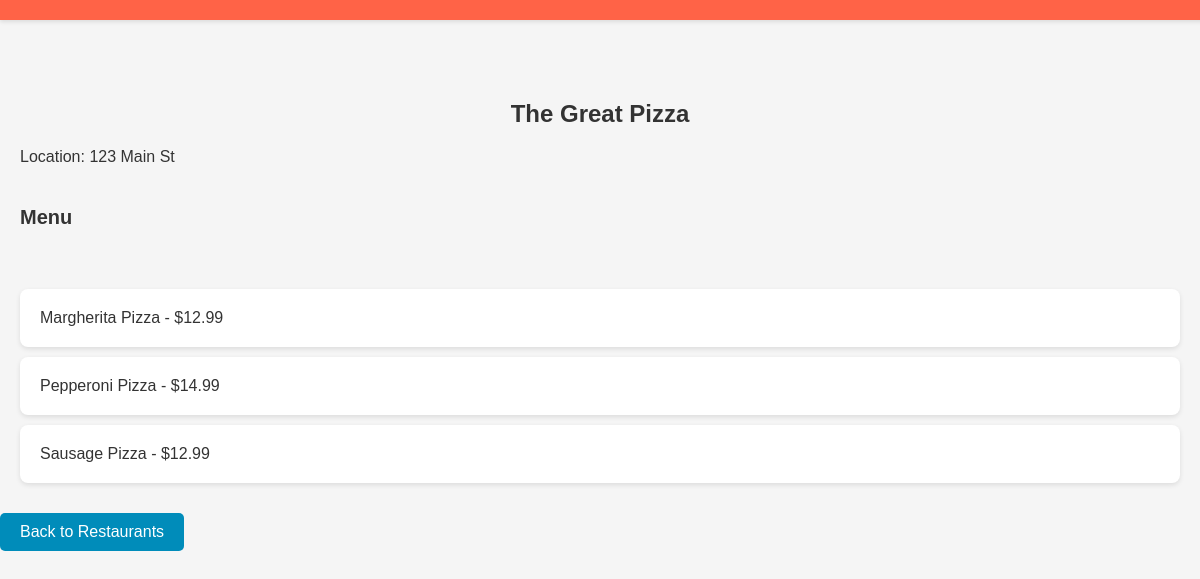
The page /restaurant/1 on the database its author committed.
### tables this page shows
CREATE TABLE restaurants (
    rest_id INTEGER PRIMARY KEY AUTOINCREMENT,
    name TEXT NOT NULL,
    location TEXT NOT NULL,
    owner INTEGER
);

CREATE TABLE menu_items (
    menu_item_id INTEGER PRIMARY KEY AUTOINCREMENT,
    rest_id INTEGER,
    name TEXT NOT NULL,
    description TEXT,
    price REAL NOT NULL,
    FOREIGN KEY (rest_id) REFERENCES restaurants(rest_id)
);

### app.py (the view)
@app.route('/restaurant/<int:rest_id>')
def restaurant_details(rest_id):
    conn = get_db_connection()
    cur = conn.cursor()
    cur.execute('SELECT name, location FROM restaurants WHERE rest_id = ?', (rest_id,))
    restaurant = cur.fetchone()
    cur.execute('SELECT name, price FROM menu_items WHERE rest_id = ?', (rest_id,))
    menu_items = cur.fetchall()
    conn.close()
    return render_template('restaurant_details.html', restaurant=restaurant, menu_items=menu_items)

### app.py (called while the page is built)
def get_db_connection():
    conn = sqlite3.connect('eatease.db')
    conn.row_factory = sqlite3.Row
    return conn

@app.before_request
def handle_session_clearing():
    global session_cleared
    if not session_cleared:
        session.clear()
        session_cleared = True

### templates/restaurant_details.html (shortened to what this page needs)
<!DOCTYPE html>
<html lang="en">
<head>
</head>
<body>
    <div class="header">
    </div>
    <h1>{{ restaurant.name }}</h1>
    <p>Location: {{ restaurant.location }}</p>
    <h2>Menu</h2>
    <ul>
        {% for item in menu_items %}
        <li>{{ item.name }} - ${{ item.price }}</li>
        {% endfor %}
    </ul>
    <a href="/" class="btn">Back to Restaurants</a>
</body>
</html>

### templates/restaurant_details.html (style rules this page uses)
body, h1, h2, ul, li, p, a { margin: 0; padding: 0; text-decoration: none; }
body { font-family: 'Arial', sans-serif; background-color: #f5f5f5; padding-top: 80px; color: #333; }
.header { background-color: #ff6347; padding: 10px 20px; text-align: right; position: fixed; width: 98%; top: 0; left: 0; box-shadow: 0 2px 4px rgba(0,0,0,0.1); }
h1, h2 { text-align: center; color: #333; margin: 20px 0; font-size: 24px; }
h2 { font-size: 20px; text-align: left; padding: 20px; }
p { padding: 0 20px; margin: 10px 0; font-size: 16px; }
ul { list-style-type: none; padding: 20px; text-align: center; }
li { background-color: white; margin-bottom: 10px; padding: 20px; border-radius: 8px; box-shadow: 0 2px 5px rgba(0,0,0,0.1); text-align: left; }
.btn { padding: 10px 20px; background-color: #008cba; color: white; text-decoration: none; border-radius: 5px; display: inline-block; font-size: 16px; cursor: pointer; }
a { padding-left: 20px; }

### rows shown on the page
restaurants: name "The Great Pizza", location "123 Main St"
menu_items: name "Margherita Pizza", price "12.99"
menu_items: name "Pepperoni Pizza", price "14.99"
menu_items: name "Sausage Pizza", price "12.99"
